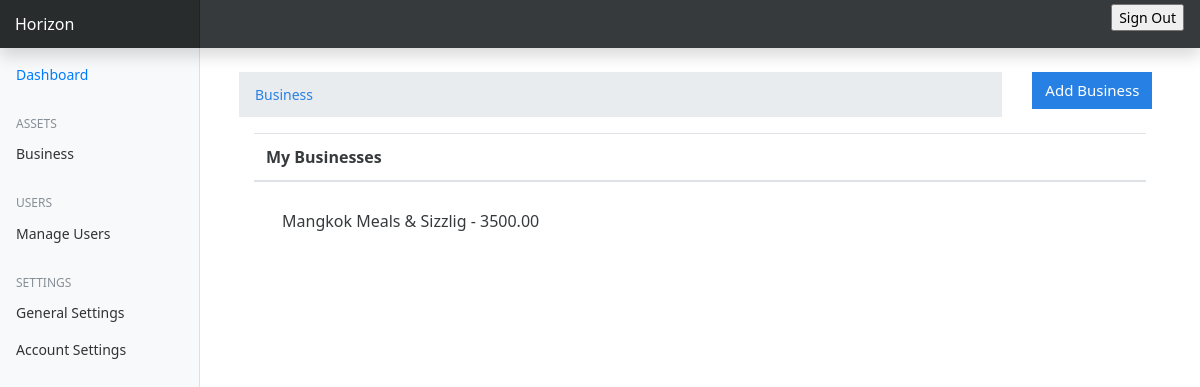
/business/ (signed in), run on an earlier commit of the app's database.
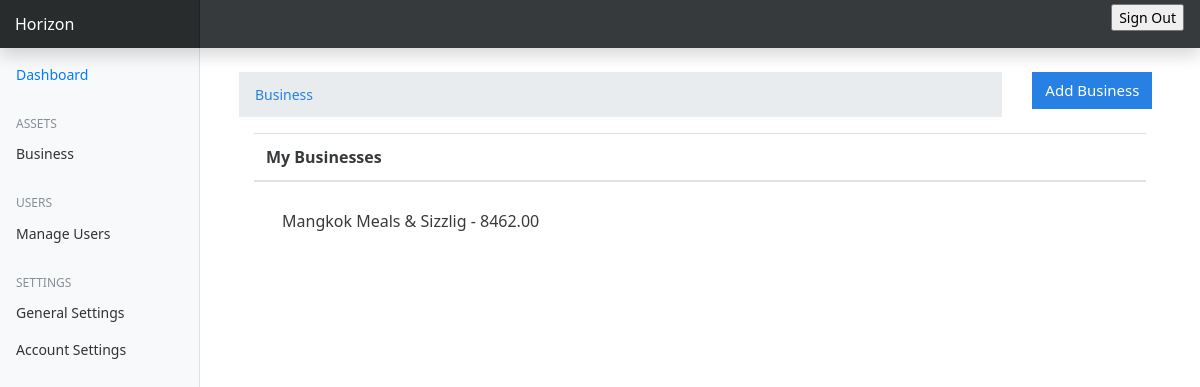
And on a later commit of the database.
### business/models.py (models this page shows)
class Business(BaseModel):
    class Status(models.TextChoices):
        ACTIVE = "Active", "active"
        INACTIVE = "Inactive", "inactive"
    name = models.CharField(max_length=255)
    users = models.ManyToManyField(User, related_name="owners")
    total_amount = models.DecimalField(max_digits=10, decimal_places=2, default=0.00)
    initial_amount = models.DecimalField(max_digits=10, decimal_places=2, default=0.00)
    status = models.CharField(
        choices=Status.choices, max_length=10, default=Status.ACTIVE
    )
    data = models.JSONField()
    def __str__(self):
        return f"{self.name} - {self.total_amount}"

### business/views.py (the view)
# urls.py: path("", views.BusinessView.as_view(), name="business"),
class BusinessView(View):
    def get(self, request, *args, **kwargs):
        if request.user.is_superuser:
            Businesses = models.Business.objects.all()
        else:
            Businesses = models.Business.objects.filter(users=request.user)
        context = {"user": request.user, "businesses": Businesses}
        return render(request, "business/index.html", context)
    @method_decorator(login_required(login_url="/authentication/login/"))
    def dispatch(self, request, *args: Any, **kwargs: Any) -> HttpResponse:
        return super().dispatch(request, *args, **kwargs)

### templates/business/index.html (shortened to what this page needs)
{% extends 'base.html' %} {% block content %}
<div class="container mt-4 ml-0">
  <div class="row">
    <div class="col-md-10">
      <nav aria-label="breadcrumb">
        <ol class="breadcrumb">
          <li class="breadcrumb-item">
            <a href="#">Business</a>
          </li>
        </ol>
      </nav>
    </div>
    <div class="col-md-2">
      <a href="{% url 'add-business' %}" class="btn btn-primary"
        >Add Business</a
      >
    </div>
  </div>
  <div class="container">
    <table class="table table-stripped table-hover">
      <thead>
        <tr>
          <th>My Businesses</th>
        </tr>
      </thead>
      <tbody>
        {% for business in businesses %}
        <tr>
          <td>
            <a href={% url "business-detail" business.pk%} style="text-decoration: none"
              >{{business}}
            </a>
          </td>
        </tr>
        {% endfor %}
      </tbody>
    </table>
  </div>
</div>
{% endblock content %}

What changed in the data, as far as the page shows it:
changed Business: name+total_amount "Mangkok Meals & Sizzlig - 3500.00" → "Mangkok Meals & Sizzlig - 8462.00"
